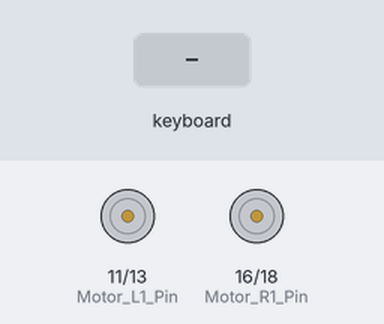
The program below on a simulated Raspberry Pi (header pin numbers). On the bench: motor-driver pin pairs drawn as motors (green arrow = first pin HIGH = forward, orange = second pin HIGH = backward, longer = more drive). Inputs (shaded band) come from the test bench. What the program prints to the terminal is not drawn.

Above: at 1.2 s.
1.3 s: key "w" typed on the keyboard
At 1.7 s:
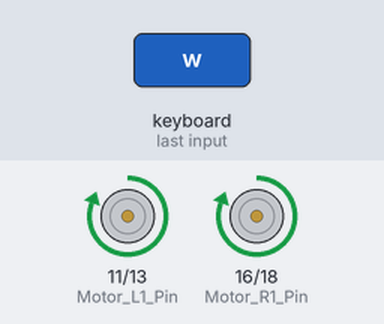
3.3 s: key "s" typed on the keyboard
At 3.7 s:
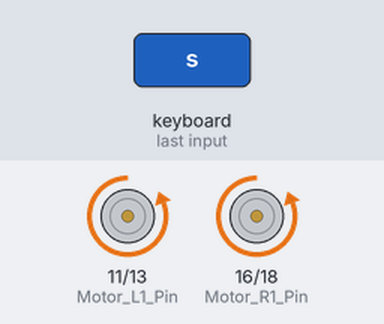
5.3 s: key "d" typed on the keyboard
At 5.7 s:
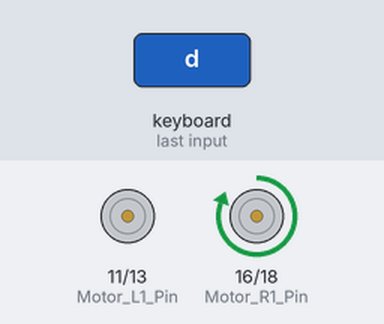
7.3 s: key "a" typed on the keyboard
At 7.7 s:
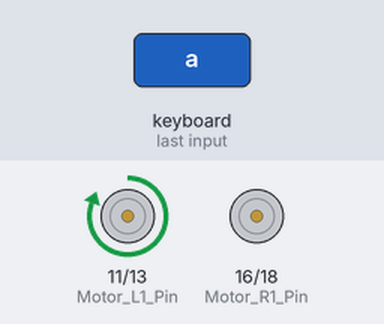
Timing chart, 0 to 10.3 s (numbered marks = the images above; inputs shaded):
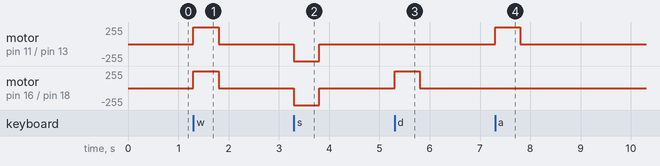

The program:

move_car.py
```python
# (licence header left out)
import RPi.GPIO as GPIO
import time
import readchar


Motor_R1_Pin = 16
Motor_R2_Pin = 18
Motor_L1_Pin = 11
Motor_L2_Pin = 13
t = 0.5


GPIO.setmode(GPIO.BOARD)
GPIO.setup(Motor_R1_Pin, GPIO.OUT, initial=GPIO.LOW)
GPIO.setup(Motor_R2_Pin, GPIO.OUT, initial=GPIO.LOW)
GPIO.setup(Motor_L1_Pin, GPIO.OUT, initial=GPIO.LOW)
GPIO.setup(Motor_L2_Pin, GPIO.OUT, initial=GPIO.LOW)


def stop():
    GPIO.output(Motor_R1_Pin, False)
    GPIO.output(Motor_R2_Pin, False)
    GPIO.output(Motor_L1_Pin, False)
    GPIO.output(Motor_L2_Pin, False)


def forward():
    GPIO.output(Motor_R1_Pin, True)
    GPIO.output(Motor_R2_Pin, False)
    GPIO.output(Motor_L1_Pin, True)
    GPIO.output(Motor_L2_Pin, False)
    time.sleep(t)
    stop()


def backward():
    GPIO.output(Motor_R1_Pin, False)
    GPIO.output(Motor_R2_Pin, True)
    GPIO.output(Motor_L1_Pin, False)
    GPIO.output(Motor_L2_Pin, True)
    time.sleep(t)
    stop()


def turnRight():
    GPIO.output(Motor_R1_Pin, True)
    GPIO.output(Motor_R2_Pin, False)
    GPIO.output(Motor_L1_Pin, False)
    GPIO.output(Motor_L2_Pin, False)
    time.sleep(t)
    stop()

def turnLeft():
    GPIO.output(Motor_R1_Pin, False)
    GPIO.output(Motor_R2_Pin, False)
    GPIO.output(Motor_L1_Pin, True)
    GPIO.output(Motor_L2_Pin, False)
    time.sleep(t)
    stop()


if __name__ == "__main__":

    print "Press 'q' to quit..."

    while True:
        ch = readchar.readkey()

        if ch == 'w':
            forward()

        elif ch == 's':
            backward()

        elif ch == 'd':
            turnRight()

        elif ch == 'a':
            turnLeft()

        elif ch == 'q':
            print "\nQuit"
            GPIO.cleanup()
            quit()
```

Measured:
- after the input at 1.3 s, motor on pin 11 (Motor_L1_Pin) / pin 13 (Motor_L2_Pin), motor on pin 16 (Motor_R1_Pin) / pin 18 (Motor_R2_Pin): stopped → forward 255/255 at once, → stopped 0.50 s later
- after the input at 3.3 s, motor on pin 11 (Motor_L1_Pin) / pin 13 (Motor_L2_Pin), motor on pin 16 (Motor_R1_Pin) / pin 18 (Motor_R2_Pin): stopped → backward 255/255 at once, → stopped 0.50 s later
- after the input at 5.3 s, motor on pin 16 (Motor_R1_Pin) / pin 18 (Motor_R2_Pin): stopped → forward 255/255 at once, → stopped 0.50 s later
- after the input at 7.3 s, motor on pin 11 (Motor_L1_Pin) / pin 13 (Motor_L2_Pin): stopped → forward 255/255 at once, → stopped 0.50 s later
